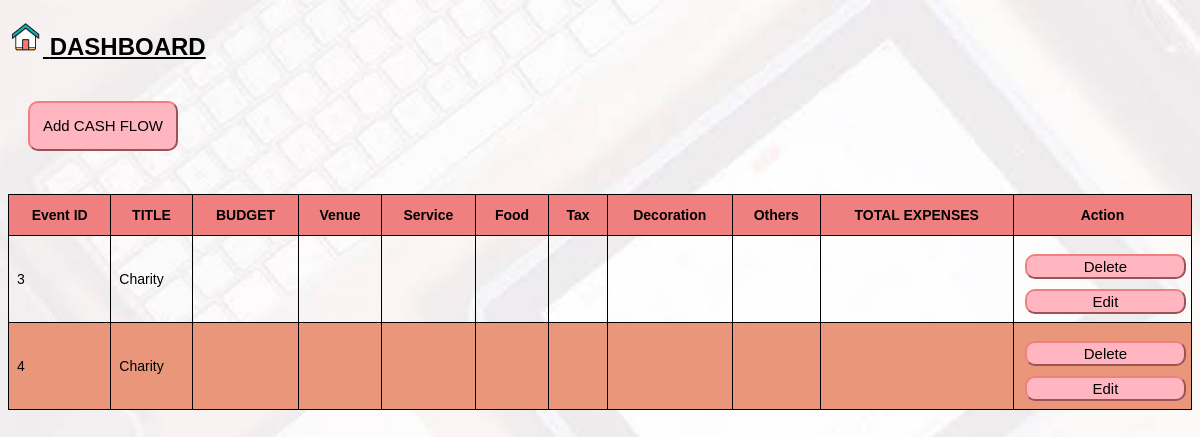
Screenshot of /manageFinance.php with the database file from the repository.
### tables this page shows
CREATE TABLE `finance` (
  `id` int(6) UNSIGNED NOT NULL,
  `title` varchar(100) NOT NULL,
  `budget` varchar(50) NOT NULL,
  `venue` varchar(50) NOT NULL,
  `service` varchar(50) NOT NULL,
  `food` varchar(50) NOT NULL,
  `tax` varchar(50) NOT NULL,
  `decoration` varchar(50) NOT NULL,
  `others` varchar(50) NOT NULL,
  `totalexpense` varchar(50) NOT NULL,
  `category` varchar(50) NOT NULL
);

### manageFinance.php (the view, shortened to what this page needs)
<!DOCTYPE html>
<html>
<head>
</head>
<body>
	<div id="header">
		<a href="dashboard.php"><h2><img src="images/home.png" style="width:35px;"> DASHBOARD </h2></a>
	</div>
	<a href="addFinance.php"><button class="btn btn-theme btn-round">Add CASH FLOW</button></a>
<div style="overflow-x: auto;">
<table id="rwd">
<tr>
	<th>Event ID</th>
	<th>TITLE</th>
	<th>BUDGET</th>
	<th>Venue</th>
	<th>Service</th>
	<th>Food</th>
	<th>Tax</th>
	<th>Decoration</th>
	<th>Others</th>
	<th>TOTAL EXPENSES</th>
	<th>Action</th>
</tr>
<?php
$servername = "localhost"; $username = "root"; $password = ""; $dbname = "OISDb";
$conn = new mysqli($servername, $username, $password, $dbname);
$sql = "SELECT * FROM finance";
$result = $conn -> query($sql);
if($result->num_rows>0){
	while($row = $result->fetch_assoc()){
		$id=$row['id'];
		$title=$row['title'];
		$budget=$row['budget'];
		$venue=$row['venue'];
		$service=$row['service'];
		$food=$row['food'];
		$tax=$row['tax'];
		$decoration=$row['decoration'];
		$others=$row['others'];
		$totalexpense=$row['totalexpense'];
	?>
	<tr>
		<td><?php echo $id; ?></td>
		<td><?php echo $title; ?></td>
		<td><?php echo $budget; ?></td>
		<td><?php echo $venue; ?></td>
		<td><?php echo $service; ?></td>
		<td><?php echo $food; ?></td>
		<td><?php echo $tax; ?></td>
		<td><?php echo $decoration; ?></td>
		<td><?php echo $others; ?></td>
		<td><?php echo $totalexpense; ?></td>
		<td><a href="deleteFinance.php?dels=<?php echo $id;?>"><button class="btnbtn btn-theme btn-round">Delete</button></a>
			<a href="editFinance.php?upds=<?php echo $id;?>"><button class="btnbtn btn-theme btn-round">Edit</button></a></td>
	</tr>
 <?php } ?>
 		</table>
	</div>
<?php
}
?>
</body>
</html>

### manageFinance.php (style rules this page uses)
body { font-family: sans-serif; background: url('images/manage.jpg') no-repeat; background-size: 100%; }
#header a { text-decoration: underline; color: black; display: center; }
table { margin: 0px; border-collapse: collapse; margin: 2% 0; width: 100%; font-size: 14px; }
#rwd td, #rwd th { border: 1px solid black; padding: 8px; }
#rwd tr:nth-child(odd) { background-color: darksalmon; }
#rwd th { padding: 12px 10px; background-color: lightcoral; }
.btn { height: 50px; width: 150px; margin: 20px; }
.btnbtn { height: 25px; width: 100%; margin: 10px 3px 0 3px; }
.btn-theme { background-color: lightpink; border-color: lightcoral; color: black; font-size: 15px; }
.btn-round { border-radius: 10px; -webkit-border-radius: 10px; }

### rows the page displays
finance: id "3", title "Charity"
finance: id "4", title "Charity"
